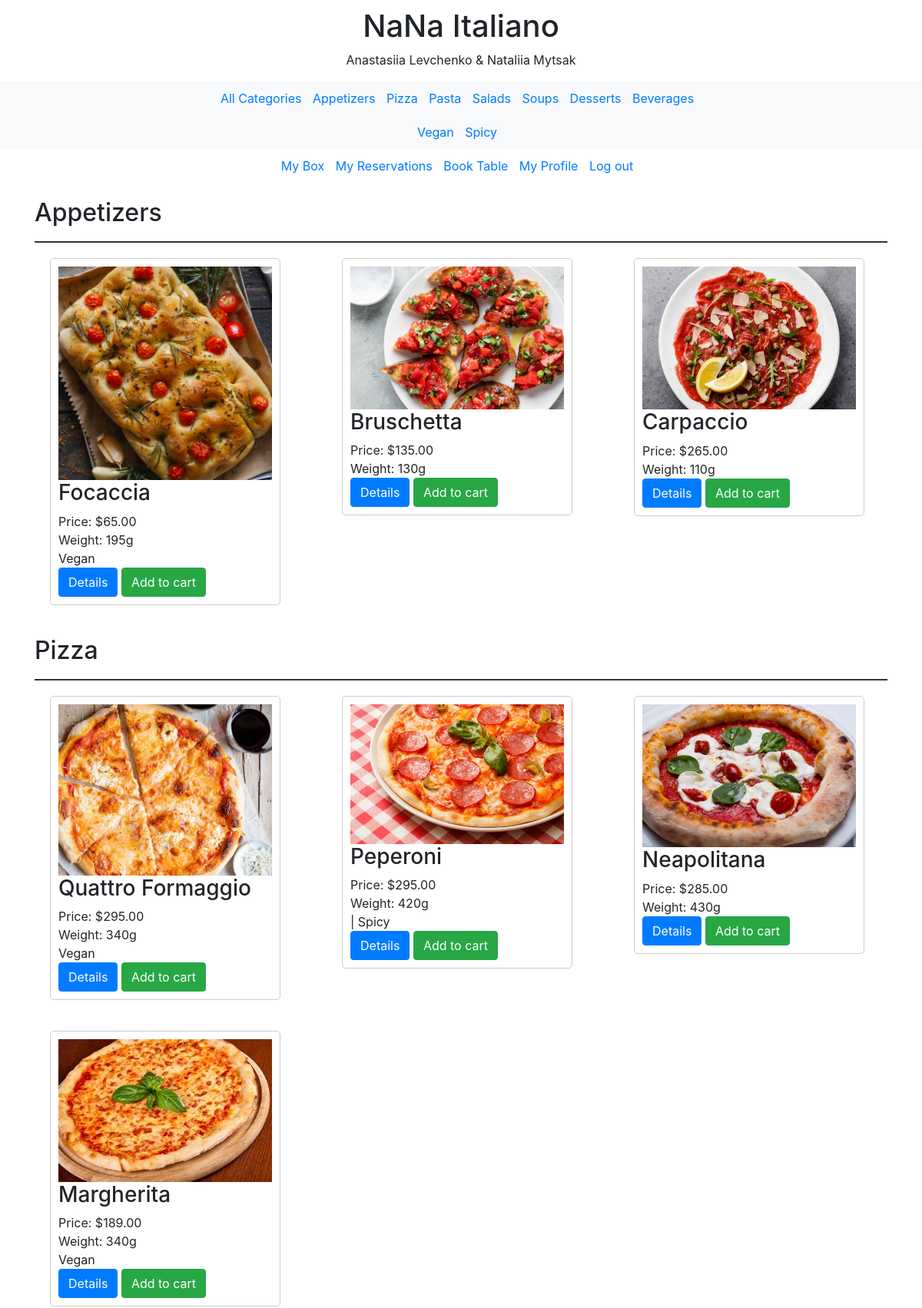
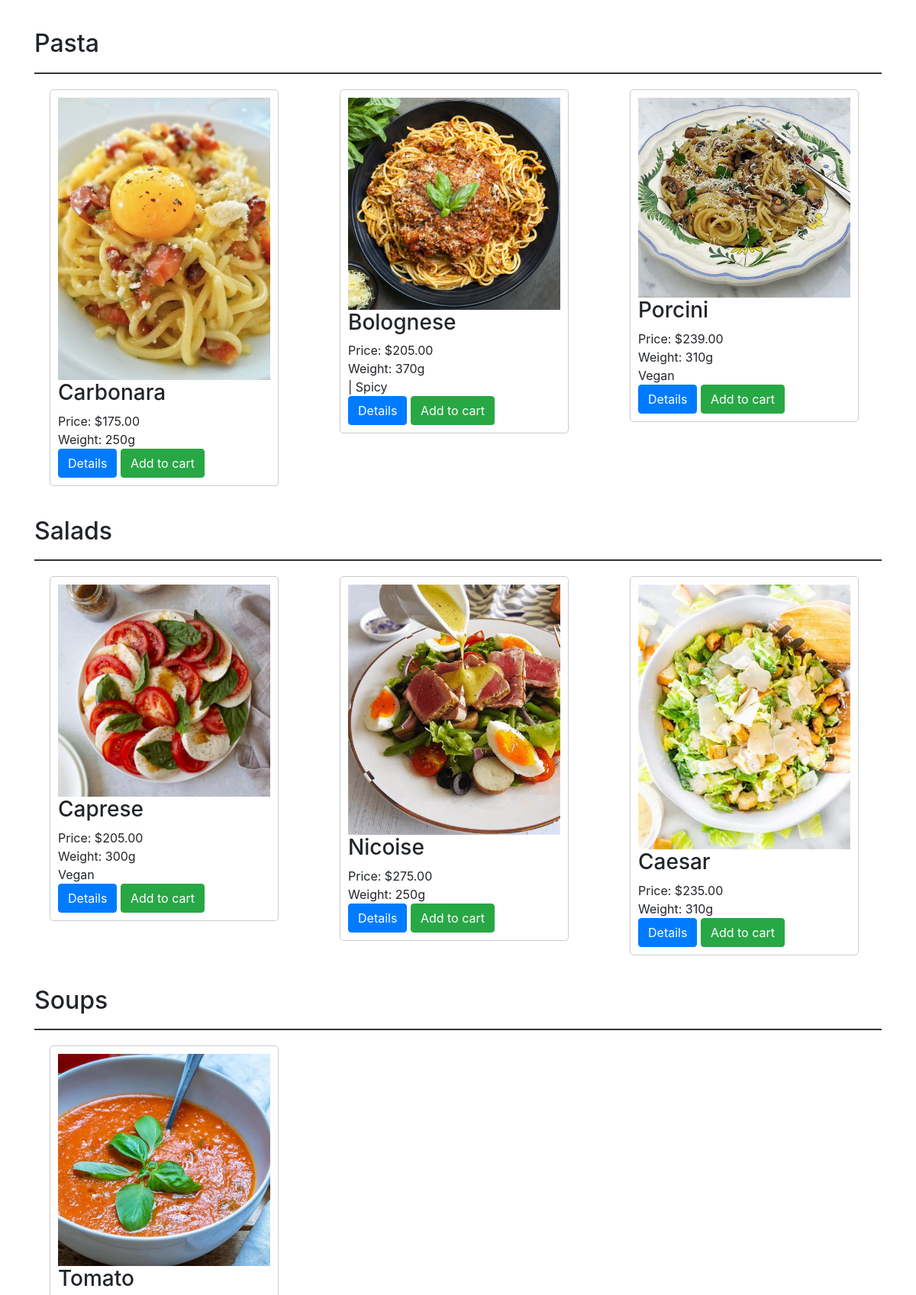
The app's page /menu/ (upper part) with its own data (2 pictures, top to bottom).
### menu/models.py (models this page shows, shortened)
class Category(models.Model):
    name = models.CharField(max_length=255, unique=True)

class Meal(models.Model):
    name = models.CharField(max_length=255, unique=True)
    weight = models.PositiveIntegerField(default=0)
    price = models.DecimalField(max_digits=10, decimal_places=2)
    category = models.ForeignKey(to=Category, on_delete=models.PROTECT)
    is_vegan = models.BooleanField(default=False)
    is_spicy = models.BooleanField(default=False)
    image = models.ImageField(upload_to='meals_images')

### menu/views.py (the view)
# urls.py: path('', index, name='index'),
def index(request, category_id=None):
    categories = Category.objects.all()
    meals = Meal.objects.all()
    if category_id:
        category = Category.objects.get(pk=category_id)
        meals = meals.filter(category=category)
    vegan = request.GET.get('vegan')
    if vegan:
        meals = meals.filter(is_vegan=True)
    spicy = request.GET.get('spicy')
    if spicy:
        meals = meals.filter(is_spicy=True)
    context = {
        'title': 'Menu',
        'categories': categories,
        'meals': meals,
        'selected_category_id': category_id,
        'vegan': vegan,
        'spicy': spicy
    }
    return render(request, 'menu/index.html', context)

### menu/templates/menu/index.html (shortened to what this page needs)
<!DOCTYPE html>
<html lang="en">
{% extends 'menu/base.html' %}
{% block content %}
<body>
    <div class="container">
            {% for category in categories %}
                <div class="category-title">
                    <h2>{{ category.name }}</h2>
                </div>
                <div class="row">
                    {% for meal in meals %}
                        {% if meal.category == category %}
                            <div class="col-md-4">
                                <div class="meal-card">
                                    {% if meal.image %}
                                        <img src="{{ meal.image.url }}" alt="{{ meal.name }}">
                                    {% endif %}
                                    <h3>{{ meal.name }}</h3>
                                    <p>Price: ${{ meal.price }}</p>
                                    <p>Weight: {{ meal.weight }}g</p>
                                    <p>{% if meal.is_vegan %}Vegan{% endif %}{% if meal.is_spicy %} | Spicy{% endif %}</p>
                                    <a href="{% url 'menu:meal_detail' meal.id %}" class="btn btn-primary">Details</a>
                                    <a href="{% url 'shopping_cart:add_to_cart' meal.id %}" class="btn btn-success">Add to cart</a>
                                </div>
                            </div>
                        {% endif %}
                    {% endfor %}
                </div>
            {% endfor %}
    </div>
</body>
{% endblock %}

### menu/templates/menu/base.html (shortened to what this page needs)
<!DOCTYPE html>
<html>
<head>
    <link href="https://stackpath.bootstrapcdn.com/bootstrap/4.5.2/css/bootstrap.min.css" rel="stylesheet">
</head>
<body>
    <header>
        <div class="container">
            <div class="row">
                <div class="col">
                    <h1>NaNa Italiano</h1>
                    <p>Anastasiia Levchenko & Nataliia Mytsak</p>
                </div>
            </div>
        </div>
    <nav class="category-strip">
        <div class="container">
            <ul>
                <li>
                    <a href="{% url 'menu:index' %}" {% if not selected_category_id %}class="active"{% endif %}>All Categories</a>
                </li>
                {% for category in categories %}
                    <li>
                        <a href="{% url 'menu:category' category.id %}" {% if selected_category_id == category.id %}class="active"{% endif %}>
                            {{ category.name }}
                        </a>
                    </li>
                {% endfor %}
            </ul>
        </div>
    </nav>
    <nav class="category-strip">
        <div class="container">
            <ul>
                <li><a href="{% url 'menu:index' %}?vegan=1" {% if vegan %}class="active"{% endif %}>Vegan</a></li>
                <li><a href="{% url 'menu:index' %}?spicy=1" {% if spicy %}class="active"{% endif %}>Spicy</a></li>
            </ul>
        </div>
    </nav>
        <nav class="additional-links">
            <div class="container">
                <ul>
                    <li><a href="{%url 'shopping_cart:view_cart'%}">My Box</a></li>
                    <li><a href="{% url 'reservations:user_reservations'%}">My Reservations</a></li>
                    <li> <a href="{% url 'reservations:booktbl'%}"> Book Table</a></li>
                    <li> <a href="{% url 'users:profile'%}"> My Profile</a></li>
                    <li><a href="{%url 'users:login' %}">Log out</a></li>
                </ul>
            </div>
        </nav>
    </header>
    {% block content %}{% endblock %}
</body>
</html>

### menu/templates/menu/base.html (style rules this page uses)
header { width: 100%; background-color: #fff; z-index: 1000; padding: 10px 0; text-align: center; }
.category-strip { background-color: #f8f9fa; padding: 10px 0; text-align: center; }
.category-strip ul { list-style-type: none; margin: 0; padding: 0; }
.category-strip ul li { display: inline-block; margin-right: 10px; }
.category-title { margin-top: 20px; border-bottom: 2px solid #333; padding-bottom: 10px; }
.additional-links { display: inline-block; margin-top: 10px; }
.additional-links ul { list-style-type: none; margin: 0; padding: 0; }
.additional-links ul li { display: inline-block; margin-right: 10px; }

### menu/templates/menu/index.html (style rules this page uses)
.category-title { margin-top: 20px; border-bottom: 2px solid #333; padding-bottom: 10px; }
.meal-card { width: 300px; margin: 20px; padding: 10px; border: 1px solid #ccc; border-radius: 5px; display: inline-block; }
.meal-card img { max-width: 100%; height: auto; }
.meal-card h3 { margin-top: 0; }
.meal-card p { margin-bottom: 0; }

### records on screen
Category: name "Appetizers"
Category: name "Pizza"
Category: name "Pasta"
Category: name "Salads"
Category: name "Soups"
Category: name "Desserts"
Category: name "Beverages"
Meal: image (picture), name "Focaccia", price "65.00", weight "195", is_vegan "Vegan"
Meal: image (picture), name "Bruschetta", price "135.00", weight "130"
Meal: image (picture), name "Carpaccio", price "265.00", weight "110"
Meal: image (picture), name "Quattro Formaggio", price "295.00", weight "340", is_vegan "Vegan"
Meal: image (picture), name "Peperoni", price "295.00", weight "420", is_spicy "| Spicy"
Meal: image (picture), name "Neapolitana", price "285.00", weight "430"
Meal: image (picture), name "Margherita", price "189.00", weight "340", is_vegan "Vegan"
Meal: image (picture), name "Carbonara", price "175.00", weight "250"
Meal: image (picture), name "Bolognese", price "205.00", weight "370", is_spicy "| Spicy"
Meal: image (picture), name "Porcini", price "239.00", weight "310", is_vegan "Vegan"
Meal: image (picture), name "Caprese", price "205.00", weight "300", is_vegan "Vegan"
Meal: image (picture), name "Nicoise", price "275.00", weight "250"
Meal: image (picture), name "Caesar", price "235.00", weight "310"
Meal: image (picture), name "Tomato"
